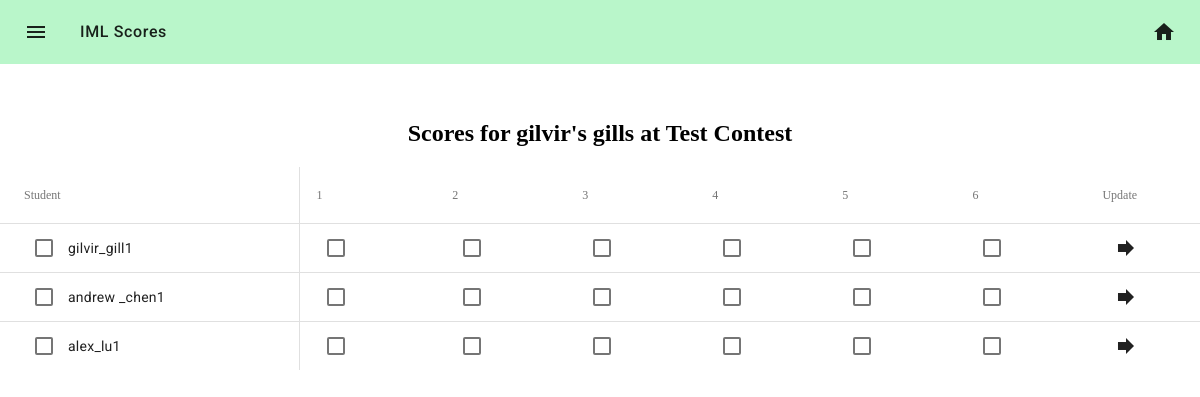
The app's page /scores/update/1/2 (signed in), older data.
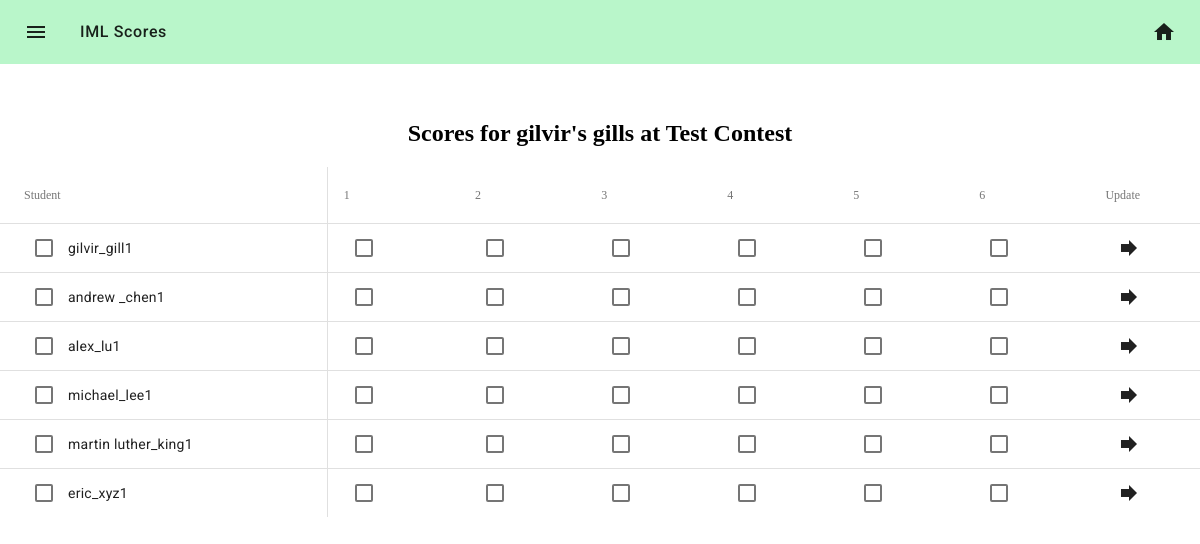
The same page, newer data.
### iml/models.py (models this page shows, shortened)
class Student(db.Model):
    __tablename__ = 'students'
    id = db.Column(db.Integer, primary_key=True)
    first = db.Column(db.String(32), nullable=False)
    last = db.Column(db.String(32), nullable=False)
    username = db.Column(db.String(32), nullable=False)
    school_id = db.Column(db.Integer, db.ForeignKey('schools.id'),nullable=False)
    division_id = db.Column(db.Integer, db.ForeignKey('divisions.id'),
                            nullable=False)
    team_id = db.Column(db.Integer, db.ForeignKey('teams.id'),
                        nullable=True)
    school = db.relationship('School', back_populates='students')
    scores = db.relationship('Score', back_populates='student')
    division = db.relationship('Division', back_populates='students')
    team = db.relationship('Team', back_populates='students')
    def isParticipant(self,contest,team=None):
        scoresQuery = Score.query.filter_by(contest_id=contest.id,
                                            student_id=self.id)
        if team:
            scoresQuery = scoresQuery.filter_by(team_id=team.id)
        return scoresQuery.count() == contest.getQuestionCount()
    def isValidParticipant(self, contest, team):
        return (self.team == team) or (self.team is None and
                                       (not(self.isParticipant(contest)) or
                                        self.isParticipant(contest, team)))

### iml/core/scores/controllers.py (the view)
@scores.route('/update/<contest_id>/<team_id>')
@login_required()
def update_scores(contest_id, team_id):
    user = get_user(session["userdata"]["id"])
    school = user.school
    contest = Contest.query.filter_by(id=contest_id).first()
    team = Team.query.filter_by(id=team_id).first()
    if not (contest and user and team) or (team.school != school) or (contest.division != team.division):
        flash("Unspecified Error (Tell the admin to finish the application)")
        return redirect("/")
    studentsQuery = Student.query.filter_by(school_id=school.id,division_id=contest.division.id)
    students = [student for student in studentsQuery
                if student.isValidParticipant(contest=contest, team=team)]
    return render_custom_template("core/scores/update.html",
                                  user=user,
                                  contest=contest,
                                  students=students,
                                  team=team)

### iml/core/user/wrappers.py (called while the page is built)
def login_required(redirect_to=None, to_flash=None):
    def validator(*args, **kwargs):
        sess_status = session.get("status", IS_NOT_LOGGED_IN)
        return sess_status >= IS_LOGGED_IN
    return validate_page_access(redirect_to,
                                to_flash,
                                validator)

### iml/models.py (called while the page is built)
    def getQuestionCount(self):
        return self.question_count

### iml/util/__init__.py (called while the page is built)
def get_user(user_id):
    return User.query.filter_by(id=user_id).first()

def render_custom_template(*args, **kwargs):
    status = IS_NOT_LOGGED_IN
    user = None
    userdata = session.get("userdata")
    if session.get("userdata"):
        user = get_user(session["userdata"]["id"])
        status = session["status"]
    if "status" not in kwargs:
        kwargs["status"] = status
    if "user" not in kwargs:
        kwargs["user"] = user
    if "userdata" not in kwargs:
        kwargs["userdata"] = userdata
    return flask.render_template(*args, **kwargs)

### iml/templates/core/scores/update.html (shortened to what this page needs)
{% extends "_base.html" %}
{% block content %}
<center>
    <h2> Scores for {{team.name}} at {{contest.name}}</h2>
    <div class="mdc-data-table">
        <table class="mdc-data-table__content">
            <thead>
                <tr class="mdc-data-table__row">
                    <th class="mdc-data-table__column">Student</th>
                    {% for n in range(1,contest.getQuestionCount()+1) %}
                    <th class=mdc-data-table__column>{{n}}</th>
                    {% endfor %}
                    <th class="mdc-data-table__column">Update</th>
                </tr>
            </thead>
            <tbody>
            {% for student in students %}
            <tr class="mdc-data-table__row">
                <td class="mdc-data-table__cell">
                    <div class="mdc-form-field">
                        <div class="mdc-checkbox"
                             id="toggleCheckbox-{{student.username.replace(' ', '_')}}"
                             >
                             <div class="mdc-checkbox__background">
                             </div>
                        </div>
                        <label for="toggleCheckbox-{{student.username.replace(' ', '_')}}">{{student.username}}</label>
                    </div>
                </td>
                    {% for n in range(1,contest.getQuestionCount()+1) %}
                    <td class=mdc-data-table__cell>
                        <div class="mdc-checkbox"
                             id="checkbox-{{student.username.replace(' ', '_')}}-{{n}}"
                            >
                            <div class="mdc-checkbox__background">
                            </div>
                        </div>
                    </td>
                    {% endfor %}
                    <td class="mdc-data-table__cell">
                        <button id="uploadButton-{{student.username.replace(' ', '_') }}"onclick="uploadScores('{{student.username}}')" class="mdc-icon-button material-icons">forward</button>
                    </td>
            </tr>
            {% endfor %}
            </tbody>
        </table>
    </div>
</center>
{% endblock content %}

Row changes from the older to the newer data that the page shows:
added Student: username "michael_lee1"
added Student: username "martin luther_king1"
added Student: username "eric_xyz1"
